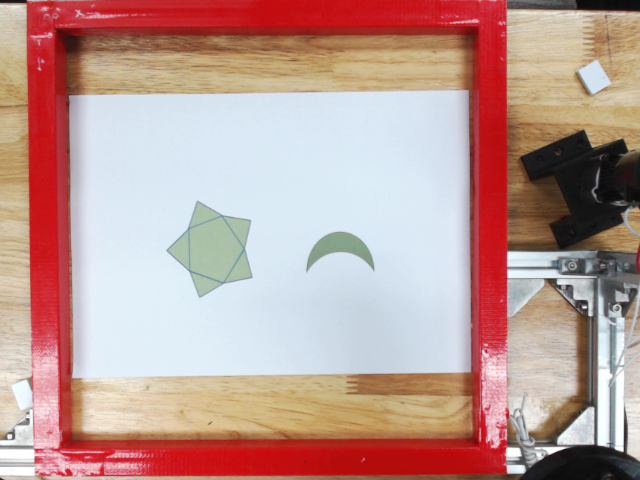
#> input picture Image_Project/Project/NewCap3.png, 640 x 480 px
$ python Fill_Color.py   (older library calls are emulated)
#> lines starting #> are read from the running program, lines starting #| are printed output that depends on the picture; after the words box and inside, x2 and y2 are one past the last pixel; in counts of white or black regions, pixels touching at a corner belong together
import numpy as np
import cv2
import copy

valid_contour = []
pts = []
re_arrange = []
package = []

img = cv2.imread("NewCap3.png", 0)
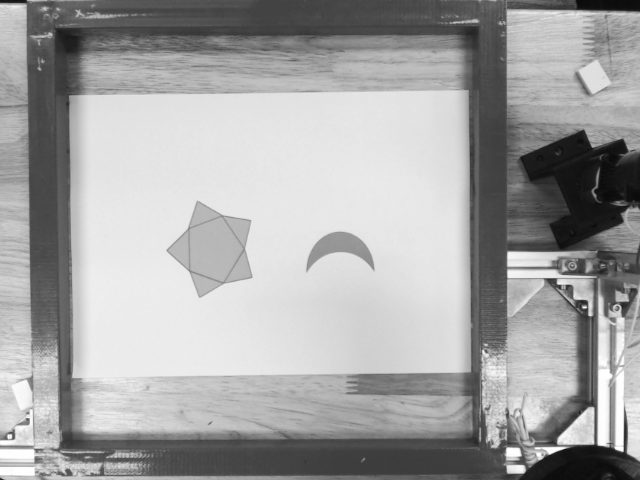
#> img: shape (480, 640); min 11, max 254, mean 164.3

diagmask = cv2.imread("Diagonal.png", 0)
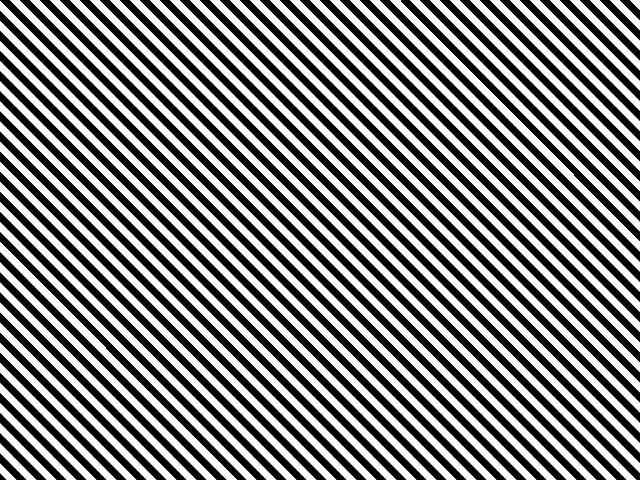
#> input picture Image_Project/Project/Diagonal.png, 640 x 480 px
#> diagmask is the input picture: shape (480, 640); min 0, max 255, mean 127.7

crop_point = np.load("Co_or.npz")
#> (reads Image_Project/Project/Co_or.npz from the repository)

cropped_image = copy.copy(
    img[crop_point['co_or'][2][1]:crop_point['co_or'][3][1], crop_point['co_or'][2][0]:crop_point['co_or'][3][0]])
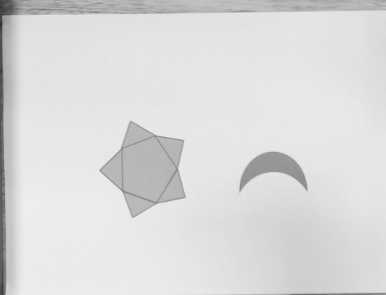
#> cropped_image: shape (295, 386); min 45, max 238, mean 219.5

diagmask = diagmask[crop_point['co_or'][2][1]:crop_point['co_or'][3][1],
           crop_point['co_or'][2][0]:crop_point['co_or'][3][0]]
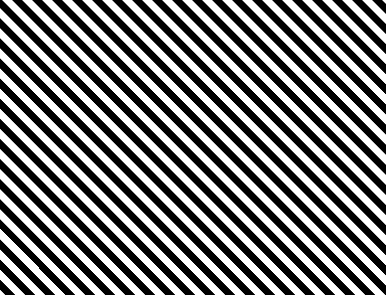
#> diagmask: shape (295, 386); min 0, max 255, mean 127.5

kernel = np.ones((2, 2), np.uint8)

gap_y = abs(crop_point['co_or'][0][1] - crop_point['co_or'][2][1])
gap_x = abs(crop_point['co_or'][0][0] - crop_point['co_or'][2][0])

h, w = cropped_image.shape[:2]
#> h = 295; w = 386

black_img = np.zeros((h, w), np.uint8)

black_img2 = copy.copy(black_img)

edge_img = copy.copy(cv2.Canny(cropped_image, 100, 255))
#> edge_img: shape (295, 386); 1.5% white in thin lines or dots

edge_img = cv2.morphologyEx(edge_img, cv2.MORPH_DILATE, kernel)
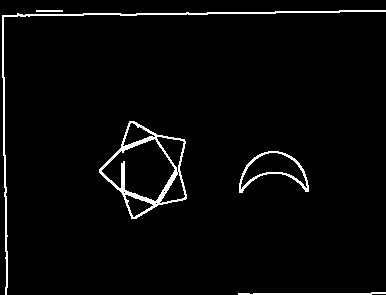
#> edge_img: shape (295, 386); 3.1% white in thin lines or dots

_, contours, hierarchy = cv2.findContours(edge_img, cv2.RETR_EXTERNAL, cv2.CHAIN_APPROX_SIMPLE)
#> contours = 5 contours; box (x1, y1, x2, y2) and area: (99, 121, 187, 219) 5153, (239, 151, 309, 193) 1390, (2, 10, 386, 295) 689, (238, 292, 386, 295) 145, (36, 10, 63, 12) 26

for cnt in contours:
    moment = cv2.moments(cnt)
    if 100 < moment['m00'] < 80000:
        valid_contour.append(cnt)
#> this loop made 5 passes
#> cnt on pass 5: [[36, 10], [36, 11], [62, 11], [62, 10]]
#> after the loop, valid_contour = 4 contours; box (x1, y1, x2, y2) and area: (99, 121, 187, 219) 5153, (239, 151, 309, 193) 1390, (2, 10, 386, 295) 689, (238, 292, 386, 295) 145

for valid in valid_contour:
    moment = cv2.moments(cnt)
    cv2.drawContours(edge_img, [cnt], -1, 255, -1)
    approx = cv2.approxPolyDP(cnt, 0.01 * cv2.arcLength(cnt, True), True)
    cv2.drawContours(black_img, [valid], 0, 255, -1)

    if 0:
        pts.append(valid)
    else:
        pts.append(approx)
#> this loop made 4 passes
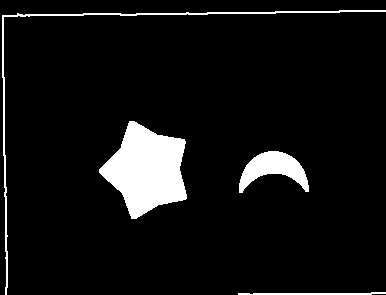
#> black_img: shape (295, 386); 7.4% white; 4 white regions
#> after the loop, pts = 4 contours; box (x1, y1, x2, y2) and area: (36, 10, 63, 12) 26, (36, 10, 63, 12) 26, (36, 10, 63, 12) 26, (36, 10, 63, 12) 26

filled = cv2.bitwise_and(diagmask, black_img)

_fill, contoursfill, hierarchyfill = cv2.findContours(filled, cv2.RETR_EXTERNAL, cv2.CHAIN_APPROX_SIMPLE)
#> contoursfill = 53 contours, 43 with area under 20; largest, box (x1, y1, x2, y2) and area: (122, 134, 187, 201) 608, (127, 121, 184, 183) 516, (115, 149, 173, 204) 512, (105, 159, 157, 210) 462, (272, 151, 309, 188) 291

for cntfill in contoursfill:
    pts.append(cntfill)
#> this loop made 53 passes
#> cntfill on passes 1, 2, 3, 4, 5, 6, 7, 8, 9, 12, 14, 15: [[353, 293], [354, 294], [364, 294], [363, 293]], [[333, 293], [334, 294], [344, 294], [343, 293]], [[313, 293], [314, 294], [324, 294], [323, 293]], [[293, 293], [294, 294], [304, 294], [303, 293]], [[273, 293], [274, 294], [284, 294], [283, 293]], [[253, 293], [254, 294], [264, 294], [263, 293]], [[238, 293], [238, 294], [244, 294], [243, 293]], [[372, 292], [373, 293], [383, 293], [382, 292]], [[6, 276], [6, 286], [7, 287], [7, 277]], [[5, 214], [5, 224], [6, 225], [6, 215]], [[239, 188], [239, 192], [242, 192], [242, 191]], [[4, 173], [4, 183], [5, 184], [5, 174]]
#> after the loop, pts = 57 contours, 43 with area under 20; largest, box (x1, y1, x2, y2) and area: (122, 134, 187, 201) 608, (127, 121, 184, 183) 516, (115, 149, 173, 204) 512, (105, 159, 157, 210) 462, (272, 151, 309, 188) 291

for i in pts:
    cv2.drawContours(black_img2, [i], 0, 255, 1)
#> this loop made 57 passes
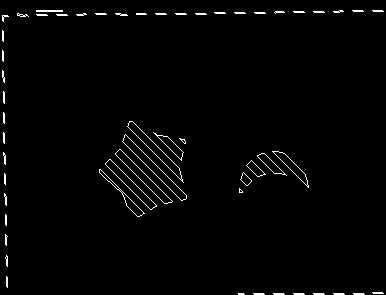
#> black_img2: shape (295, 386); 1.6% white in thin lines or dots

# [4 lines of commented-out code are left out]

counter = 0

for i in pts:
    re_arrange.append([])
    for j in i:
        re_arrange[counter].append((int((j[0][0] + gap_x) * 0.077668 * 100),
                                    int((j[0][1] + gap_y) * 0.077668 * 100)))
    counter += 1
#> after the loop, counter = 57; re_arrange = 57 items

for i in re_arrange:
    package.append([])
    for c in range(len(i)):
        package[re_arrange.index(i)].append([])
        package[re_arrange.index(i)][c].append(i[c])
        if c == len(i) - 1:
            package[re_arrange.index(i)][c].append(i[0])
        else:
            package[re_arrange.index(i)][c].append(i[c + 1])
#> this loop made 57 passes
#> i on passes 1 to 12: [(333, 466), (333, 473), (535, 473), (535, 466)], [(333, 466), (333, 473), (535, 473), (535, 466)], [(333, 466), (333, 473), (535, 473), (535, 466)], [(333, 466), (333, 473), (535, 473), (535, 466)], [(2796, 2664), (2803, 2671), (2881, 2671), (2873, 2664)], [(2640, 2664), (2648, 2671), (2726, 2671), (2718, 2664)], [(2485, 2664), (2493, 2671), (2570, 2671), (2563, 2664)], [(2330, 2664), (2337, 2671), (2415, 2671), (2407, 2664)], [(2174, 2664), (2182, 2671), (2260, 2671), (2252, 2664)], [(2019, 2664), (2027, 2671), (2104, 2671), (2097, 2664)], [(1902, 2664), (1902, 2671), (1949, 2671), (1941, 2664)], [(2943, 2656), (2951, 2664), (3029, 2664), (3021, 2656)]
#> after the loop, package = 57 items

for i in package:
    for j in i:
        print(j)  # TODO Change print to send function
    if package.index(i) == len(package) - 1:
        print("End")
    else:
        print("Next")
#> this loop made 57 passes
#> (printed output is left out)

cv2.imshow("Edge", edge_img)
cv2.imshow("Diag", diagmask)
cv2.imshow("Mask", black_img)
cv2.imshow("Filled", filled)
cv2.imshow("Finished", black_img2)
cv2.waitKey(0)
